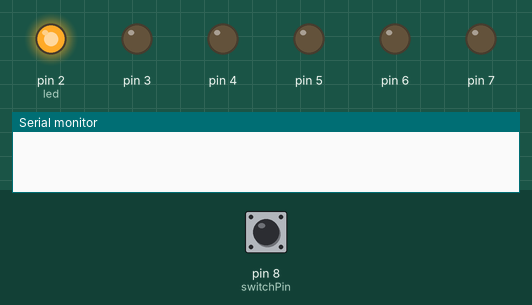
This sketch was run on a simulated Arduino Uno, built with avr-gcc and run on an emulated ATmega328P. On the bench: output pins drawn as LEDs (lit = HIGH), the last lines printed to the serial monitor. Inputs (shaded band) come from the test bench; at power-on: pin 8 (switchPin) HIGH.

Above: at 1.2 s.
1.3 s: pin 8 (switchPin) pulsed LOW 2 times (0.12 s each, 0.3 s apart)
At 2.4 s:
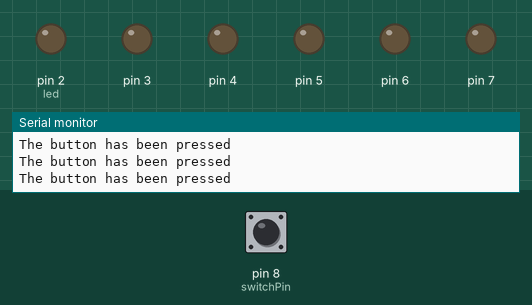
4.9 s: pin 8 (switchPin) pulled HIGH for 0.15 s
At 7.8 s:
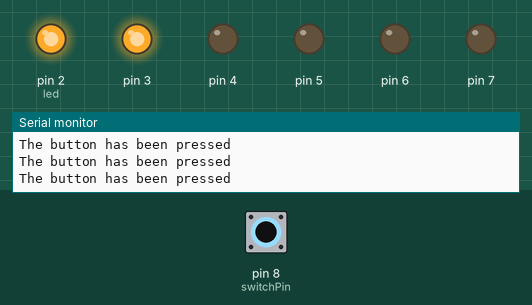
8.0 s: pin 8 (switchPin) pulled HIGH for 1 s
At 9.2 s:
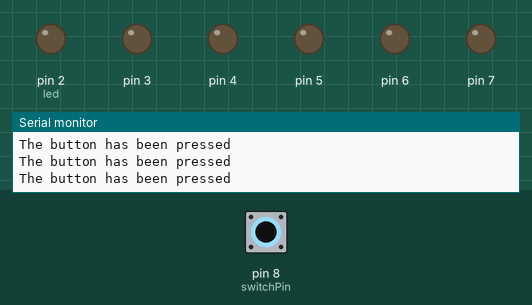
12.0 s: pin 8 (switchPin) pulled HIGH for 3.2 s
At 21.8 s:
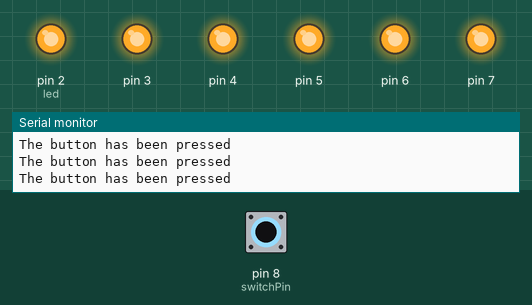
Timing chart, 0 to 23.3 s (numbered marks = the images above; inputs shaded):
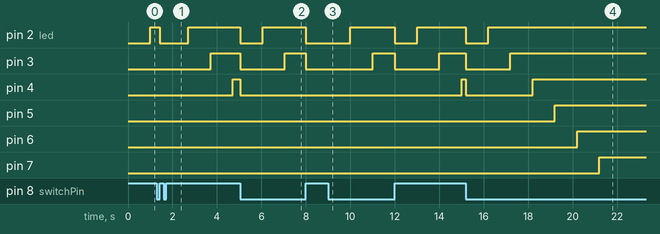

Measured:
- after the input at 1.3 s, pin 2 (led): HIGH → LOW after 0.12 s, → HIGH 1.3 s later; pin 3: LOW → HIGH after 2.4 s instead of 0.70 s; pin 4: LOW → HIGH after 3.4 s instead of 1.7 s; pin 5: stays LOW (without the input it goes to HIGH after 2.7 s)
- after the input at 4.9 s, pin 2 (led): HIGH → LOW after 0.15 s, → HIGH 1.0 s later; pin 3: HIGH → LOW after 0.15 s, → HIGH 2.0 s later; pin 4: HIGH → LOW after 0.15 s; pin 5: stays LOW (without the input it goes to HIGH after 0.82 s); pin 6: stays LOW (without the input it goes to HIGH after 1.8 s)
- after the input at 8.0 s, pin 2 (led): HIGH → LOW at once, → HIGH 2.0 s later; pin 3: HIGH → LOW at once, → HIGH 3.0 s later; pin 4: stays LOW (without the input it goes to HIGH after 0.05 s); pin 5: stays LOW (without the input it goes to HIGH after 1.1 s); pin 6: stays LOW (without the input it goes to HIGH after 2.1 s)
- after the input at 12.0 s, pin 2 (led): alternates HIGH for 2.2 s and LOW for 1.0 s, 4 changes in all, then stays HIGH, starting at once; pin 3: alternates HIGH for 1.2 s and LOW for 2.0 s, 4 changes in all, then stays HIGH, starting at once

The sketch:

digital-second-glass.ino
```cpp
/*
  Arduino Starter Kit example
  Project 8 - Digital Hourglass

  This sketch is written to accompany Project 8 in the Arduino Starter Kit

  Parts required:
  - 10 kilohm resistor
  - six 220 ohm resistors
  - six LEDs
  - tilt switch

  created 13 Sep 2012
  by Scott Fitzgerald

  https://store.arduino.cc/genuino-starter-kit

  This example code is part of the public domain.
*/

// named constant for the switch pin
const int switchPin = 8;

unsigned long previousTime = 0;  // store the last time an LED was updated
int switchState = 0;             // the current switch state
int prevSwitchState = 0;         // the previous switch state
int led = 2;                     // a variable to refer to the LEDs

// 1000 = 1 second in milliseconds
long interval = 1000;  // interval at which to light the next LED

void setup() {
  // set the LED pins as outputs
  for (int x = 2; x < 8; x++) {
    pinMode(x, OUTPUT);
  }
  // set the tilt switch pin as input
  pinMode(switchPin, INPUT);
  Serial.begin(9600);
}

void loop() {
  // store the time since the Arduino started running in a variable
  unsigned long currentTime = millis();

  // compare the current time to the previous time an LED turned on
  // if it is greater than your interval, run the if statement
  if (currentTime - previousTime > interval) {
    // save the current time as the last time you changed an LED
    previousTime = currentTime;
    // Turn the LED on
    digitalWrite(led, HIGH);
    // increment the led variable
    // in 1 second the next LED will light up
    led++;

    if (led == 7) {
      // the hour is up
    }
  }

  // read the switch value
  switchState = digitalRead(switchPin);

  // if the switch has changed
  if (switchState != prevSwitchState) {
    // turn all the LEDs low
    Serial.println("The button has been pressed");
    for (int x = 2; x < 8; x++) {
      digitalWrite(x, LOW);
    }

    // reset the LED variable to the first one
    led = 2;

    //reset the timer
    previousTime = currentTime;
  }
  // set the previous switch state to the current state
  prevSwitchState = switchState;
}
```
